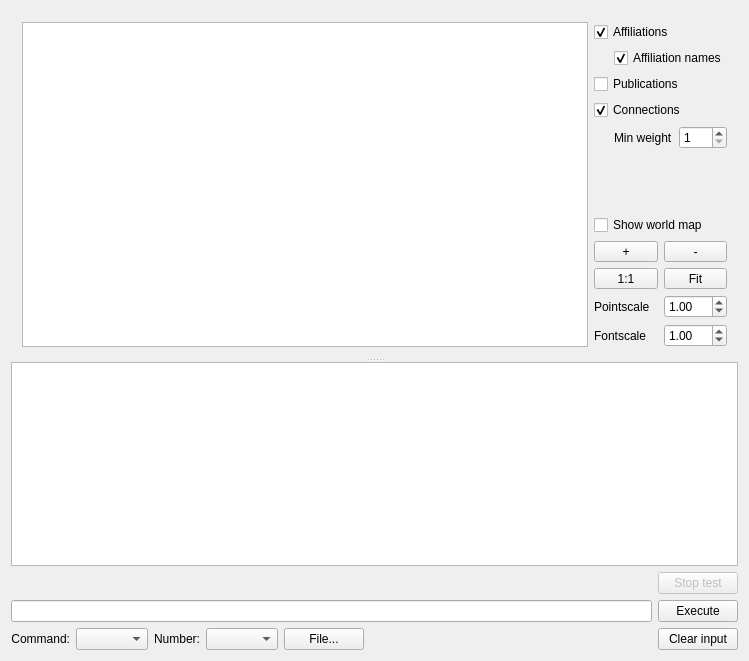
<?xml version="1.0" encoding="UTF-8"?>
<ui version="4.0">
 <class>MainWindow</class>
 <widget class="QMainWindow" name="MainWindow">
  <property name="geometry">
   <rect>
    <x>0</x>
    <y>0</y>
    <width>749</width>
    <height>661</height>
   </rect>
  </property>
  <property name="windowTitle">
   <string>MainWindow</string>
  </property>
  <widget class="QWidget" name="centralWidget">
   <layout class="QVBoxLayout" name="verticalLayout">
    <item>
     <widget class="QSplitter" name="splitter">
      <property name="orientation">
       <enum>Qt::Vertical</enum>
      </property>
      <widget class="QWidget" name="layoutWidget">
       <layout class="QHBoxLayout" name="horizontalLayout_2">
        <item>
         <widget class="QGraphicsView" name="graphics_view">
          <property name="interactive">
           <bool>true</bool>
          </property>
          <property name="dragMode">
           <enum>QGraphicsView::NoDrag</enum>
          </property>
         </widget>
        </item>
        <item>
         <layout class="QVBoxLayout" name="verticalLayout_2">
          <item>
           <widget class="QCheckBox" name="affiliations_checkbox">
            <property name="text">
             <string>Affiliations</string>
            </property>
            <property name="checked">
             <bool>true</bool>
            </property>
           </widget>
          </item>
          <item>
           <layout class="QHBoxLayout" name="horizontalLayout_7">
            <item>
             <spacer name="horizontalSpacer_3">
              <property name="orientation">
               <enum>Qt::Horizontal</enum>
              </property>
              <property name="sizeType">
               <enum>QSizePolicy::Fixed</enum>
              </property>
              <property name="sizeHint" stdset="0">
               <size>
                <width>20</width>
                <height>20</height>
               </size>
              </property>
             </spacer>
            </item>
            <item>
             <widget class="QCheckBox" name="affiliationnames_checkbox">
              <property name="text">
               <string>Affiliation names</string>
              </property>
              <property name="checked">
               <bool>true</bool>
              </property>
             </widget>
            </item>
           </layout>
          </item>
          <item>
           <widget class="QCheckBox" name="publications_checkbox">
            <property name="text">
             <string>Publications</string>
            </property>
            <property name="checked">
             <bool>false</bool>
            </property>
           </widget>
          </item>
          <item>
           <widget class="QCheckBox" name="connections_checkbox">
            <property name="enabled">
             <bool>true</bool>
            </property>
            <property name="text">
             <string>Connections</string>
            </property>
            <property name="checked">
             <bool>true</bool>
            </property>
           </widget>
          </item>
          <item>
           <layout class="QHBoxLayout" name="horizontalLayout_6">
            <item>
             <spacer name="horizontalSpacer_2">
              <property name="orientation">
               <enum>Qt::Horizontal</enum>
              </property>
              <property name="sizeType">
               <enum>QSizePolicy::Fixed</enum>
              </property>
              <property name="sizeHint" stdset="0">
               <size>
                <width>20</width>
                <height>20</height>
               </size>
              </property>
             </spacer>
            </item>
            <item>
             <widget class="QLabel" name="min_weight_label">
              <property name="text">
               <string>Min weight</string>
              </property>
             </widget>
            </item>
            <item>
             <widget class="QSpinBox" name="min_weight_spinbox">
              <property name="minimum">
               <number>1</number>
              </property>
              <property name="maximum">
               <number>5</number>
              </property>
             </widget>
            </item>
           </layout>
          </item>
          <item>
           <spacer name="verticalSpacer">
            <property name="orientation">
             <enum>Qt::Vertical</enum>
            </property>
            <property name="sizeHint" stdset="0">
             <size>
              <width>20</width>
              <height>40</height>
             </size>
            </property>
           </spacer>
          </item>
          <item>
           <widget class="QCheckBox" name="world_map_checkbox">
            <property name="toolTip">
             <string>Show world map not recommended if not using &quot;real world&quot; data</string>
            </property>
            <property name="text">
             <string>Show world map</string>
            </property>
           </widget>
          </item>
          <item>
           <layout class="QHBoxLayout" name="horizontalLayout_3">
            <item>
             <widget class="QToolButton" name="zoom_plus">
              <property name="sizePolicy">
               <sizepolicy hsizetype="Preferred" vsizetype="Fixed">
                <horstretch>0</horstretch>
                <verstretch>0</verstretch>
               </sizepolicy>
              </property>
              <property name="text">
               <string>+</string>
              </property>
             </widget>
            </item>
            <item>
             <widget class="QToolButton" name="zoom_minus">
              <property name="sizePolicy">
               <sizepolicy hsizetype="Preferred" vsizetype="Fixed">
                <horstretch>0</horstretch>
                <verstretch>0</verstretch>
               </sizepolicy>
              </property>
              <property name="text">
               <string>-</string>
              </property>
             </widget>
            </item>
           </layout>
          </item>
          <item>
           <layout class="QHBoxLayout" name="horizontalLayout_4">
            <item>
             <widget class="QToolButton" name="zoom_1">
              <property name="sizePolicy">
               <sizepolicy hsizetype="Preferred" vsizetype="Fixed">
                <horstretch>0</horstretch>
                <verstretch>0</verstretch>
               </sizepolicy>
              </property>
              <property name="text">
               <string>1:1</string>
              </property>
             </widget>
            </item>
            <item>
             <widget class="QToolButton" name="zoom_fit">
              <property name="sizePolicy">
               <sizepolicy hsizetype="Preferred" vsizetype="Fixed">
                <horstretch>0</horstretch>
                <verstretch>0</verstretch>
               </sizepolicy>
              </property>
              <property name="text">
               <string>Fit</string>
              </property>
             </widget>
            </item>
           </layout>
          </item>
          <item>
           <layout class="QHBoxLayout" name="horizontalLayout_10">
            <item>
             <widget class="QLabel" name="label_4">
              <property name="text">
               <string>Pointscale</string>
              </property>
             </widget>
            </item>
            <item>
             <widget class="QDoubleSpinBox" name="pointscale">
              <property name="minimum">
               <double>0.010000000000000</double>
              </property>
              <property name="singleStep">
               <double>0.100000000000000</double>
              </property>
              <property name="value">
               <double>1.000000000000000</double>
              </property>
             </widget>
            </item>
           </layout>
          </item>
          <item>
           <layout class="QHBoxLayout" name="horizontalLayout_9">
            <item>
             <widget class="QLabel" name="label_3">
              <property name="text">
               <string>Fontscale</string>
              </property>
             </widget>
            </item>
            <item>
             <widget class="QDoubleSpinBox" name="fontscale">
              <property name="minimum">
               <double>0.010000000000000</double>
              </property>
              <property name="singleStep">
               <double>0.100000000000000</double>
              </property>
              <property name="value">
               <double>1.000000000000000</double>
              </property>
             </widget>
            </item>
           </layout>
          </item>
         </layout>
        </item>
       </layout>
      </widget>
      <widget class="QPlainTextEdit" name="output">
       <property name="undoRedoEnabled">
        <bool>false</bool>
       </property>
       <property name="lineWrapMode">
        <enum>QPlainTextEdit::NoWrap</enum>
       </property>
      </widget>
     </widget>
    </item>
    <item>
     <layout class="QHBoxLayout" name="horizontalLayout_5">
      <item>
       <layout class="QVBoxLayout" name="verticalLayout_4">
        <item>
         <widget class="QLabel" name="cmd_info_text">
          <property name="sizePolicy">
           <sizepolicy hsizetype="Preferred" vsizetype="Preferred">
            <horstretch>0</horstretch>
            <verstretch>0</verstretch>
           </sizepolicy>
          </property>
          <property name="text">
           <string/>
          </property>
         </widget>
        </item>
        <item>
         <widget class="QLineEdit" name="lineEdit"/>
        </item>
        <item>
         <layout class="QHBoxLayout" name="horizontalLayout">
          <item>
           <widget class="QLabel" name="label">
            <property name="sizePolicy">
             <sizepolicy hsizetype="Fixed" vsizetype="Preferred">
              <horstretch>0</horstretch>
              <verstretch>0</verstretch>
             </sizepolicy>
            </property>
            <property name="text">
             <string>Command:</string>
            </property>
            <property name="alignment">
             <set>Qt::AlignRight|Qt::AlignTrailing|Qt::AlignVCenter</set>
            </property>
           </widget>
          </item>
          <item>
           <widget class="QComboBox" name="cmd_select"/>
          </item>
          <item>
           <widget class="QLabel" name="label_2">
            <property name="sizePolicy">
             <sizepolicy hsizetype="Fixed" vsizetype="Preferred">
              <horstretch>0</horstretch>
              <verstretch>0</verstretch>
             </sizepolicy>
            </property>
            <property name="text">
             <string>Number:</string>
            </property>
            <property name="alignment">
             <set>Qt::AlignRight|Qt::AlignTrailing|Qt::AlignVCenter</set>
            </property>
           </widget>
          </item>
          <item>
           <widget class="QComboBox" name="number_select"/>
          </item>
          <item>
           <widget class="QPushButton" name="file_button">
            <property name="text">
             <string>File...</string>
            </property>
           </widget>
          </item>
          <item>
           <spacer name="horizontalSpacer">
            <property name="orientation">
             <enum>Qt::Horizontal</enum>
            </property>
            <property name="sizeHint" stdset="0">
             <size>
              <width>40</width>
              <height>20</height>
             </size>
            </property>
           </spacer>
          </item>
         </layout>
        </item>
       </layout>
      </item>
      <item>
       <layout class="QVBoxLayout" name="verticalLayout_3">
        <item>
         <widget class="QPushButton" name="stop_button">
          <property name="enabled">
           <bool>false</bool>
          </property>
          <property name="text">
           <string>Stop test</string>
          </property>
         </widget>
        </item>
        <item>
         <widget class="QPushButton" name="execute_button">
          <property name="text">
           <string>Execute</string>
          </property>
         </widget>
        </item>
        <item>
         <widget class="QPushButton" name="clear_input_button">
          <property name="text">
           <string>Clear input</string>
          </property>
         </widget>
        </item>
       </layout>
      </item>
     </layout>
    </item>
   </layout>
  </widget>
 </widget>
 <layoutdefault spacing="6" margin="11"/>
 <resources/>
 <connections/>
</ui>
